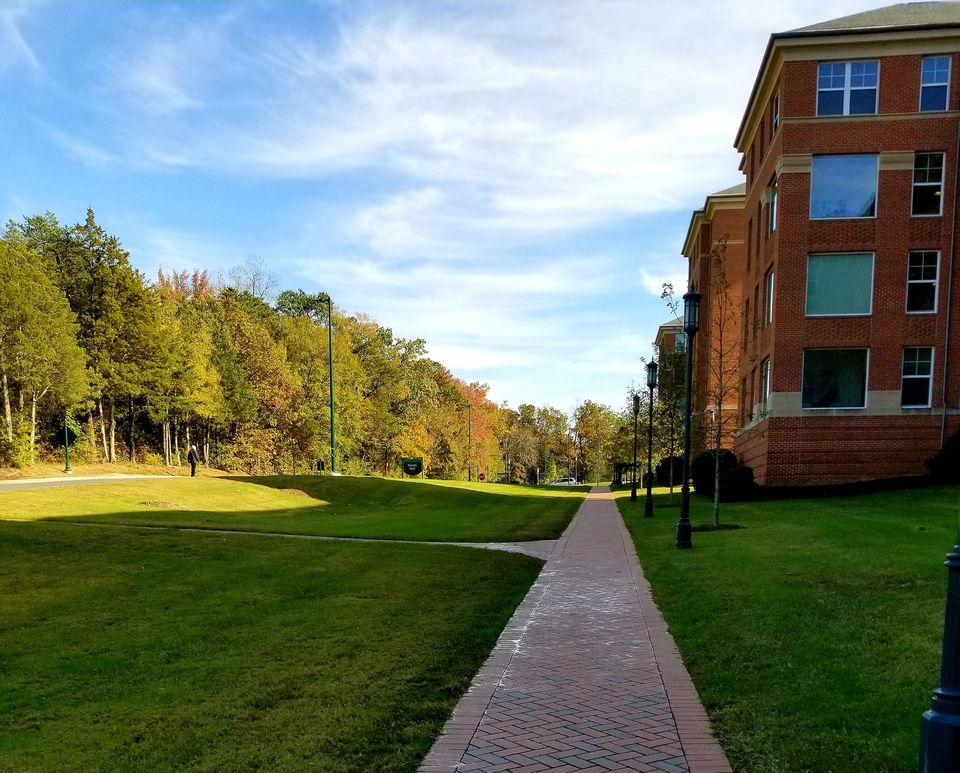
#> input picture input_color_image.jpg, 960 x 773 px
$ python HuffmanEncoding.py
#> lines starting #> are read from the running program, lines starting #| are printed output that depends on the picture
# Student Name : Snehal Vijay Kulkarni
# Student ID: 801147615

import heapq
import os
import numpy as np
from PIL import Image


class HuffmanEncoding:
    def __init__(self, input_path):
        self.input_path = input_path
        self.heap = []
        self.codes = {}
        self.rev_mapping = {}

    class Node:
        def __init__(self, node_item, frequency):
            self.node_item = node_item
            self.frequency = frequency
            self.left = None
            self.right = None

        def __eq__(self, other):
            if other == None:
                return False
            if (not isinstance(other, Node)):
                return False
            return self.frequency == other.frequency

        def __lt__(self, other):
            return self.frequency < other.frequency

    # Method to compress the image.
    def freq_dictionary(self, im_pixels):
        frequency = {}
        for pixel in im_pixels:
            if not pixel in frequency:
                frequency[pixel] = 0
            frequency[pixel] += 1
        return frequency

    def create_heap(self, frequency):
        for keyItem in frequency:
            node = self.Node(keyItem, frequency[keyItem])
            heapq.heappush(self.heap, node)

    def combine_nodes(self):
        while (len(self.heap) > 1):
            node_left = heapq.heappop(self.heap)
            node_right = heapq.heappop(self.heap)

            combined = self.Node(None, node_left.frequency + node_right.frequency)
            combined.left = node_left
            combined.right = node_right

            heapq.heappush(self.heap, combined)

    def create_codes(self):
        root_node = heapq.heappop(self.heap)
        this_code = ""
        self.setup_codes(root_node, this_code)

    def setup_codes(self, root_node, this_code):
        if (root_node == None):
            return

        if (root_node.node_item != None):
            self.codes[root_node.node_item] = this_code
            self.rev_mapping[this_code] = root_node.node_item
            return

        self.setup_codes(root_node.left, this_code + "0")
        self.setup_codes(root_node.right, this_code + "1")

    def get_encoded_values(self, im_pixels):
        encoded_pixels = ""
        for pixel in im_pixels:
            encoded_pixels += self.codes[pixel]
            # [4 lines of commented-out code are left out]

        return encoded_pixels

    def add_extra_bits(self, encoded_pixels):
        extra_bits = 8 - len(encoded_pixels) % 8
        for i in range(extra_bits):
            encoded_pixels += "0"

        encoded_pixels = "{0:08b}".format(extra_bits) + encoded_pixels
        return encoded_pixels

    def get_byte_array(self, encoded_pixels):
        if (len(encoded_pixels) % 8 != 0):
            print("Encoded pixels have bits that are not divisible by 8.")
            exit(0)

        byte_array = bytearray()
        for i in range(0, len(encoded_pixels), 8):
            byte = encoded_pixels[i:i + 8]
            byte_array.append(int(byte, 2))
        return byte_array

    # Compression of the image.
    def im_compression(self):
        file_name, file_extension = os.path.splitext(self.input_path)
        output_file = file_name + ".bin"

        with open(self.input_path, 'r+') as file, open(output_file, 'wb') as output:
            pixel = file.read()
            pixel = pixel.rstrip()

            frequency = self.freq_dictionary(pixel)
            self.create_heap(frequency)
            self.combine_nodes()
            self.create_codes()

            encoded_pixel = self.get_encoded_values(pixel)
            extra_bit_encoded_pixel = self.add_extra_bits(encoded_pixel)

            byte_array = self.get_byte_array(extra_bit_encoded_pixel)
            output.write(bytes(byte_array))

        print("The input image is compressed successfully.")
        return output_file

    # Method to decompress the image.
    def remove_extra_bits(self, extra_bits_encoded_pixel):
        extra_bits_info = extra_bits_encoded_pixel[:8]
        extra_bits = int(extra_bits_info, 2)

        extra_bits_encoded_pixel = extra_bits_encoded_pixel[8:]
        encoded_pixel = extra_bits_encoded_pixel[:-1 * extra_bits]

        return encoded_pixel

    def decode_pixels(self, encoded_pixels):
        this_code = ""
        decoded_pixel = ""

        for pixel in encoded_pixels:
            this_code += pixel
            if (this_code in self.rev_mapping):
                bit = self.rev_mapping[this_code]
                decoded_pixel += bit
                this_code = ""

        return decoded_pixel

    # Decompression of the image.
    def im_decompression(self, input_file):
        file_name, file_extension = os.path.splitext(self.input_path)
        output_file = file_name + "_decompressed" + ".txt"

        with open(input_file, 'rb') as file, open(output_file, 'w') as output:
            bit_str = ""

            each_byte = file.read(1)
            while (len(each_byte) > 0):
                each_byte = ord(each_byte)
                bits = bin(each_byte)[2:].rjust(8, '0')
                bit_str += bits
                each_byte = file.read(1)

            encoded_pixes = self.remove_extra_bits(bit_str)

            decompressed_pixels = self.decode_pixels(encoded_pixes)

            output.write(decompressed_pixels)

        print("The output image is decompressed successfully.")
        return output_file


def main():
    # Read a color input image.
    input_color_image = Image.open('input_color_image.jpg')
#> input_color_image is the input picture: PIL image 960x773 RGB; mean R, G, B 111.6, 122, 103.7

    # Convert it into grayscale image.
    grey_image = np.mean(input_color_image, axis=2)
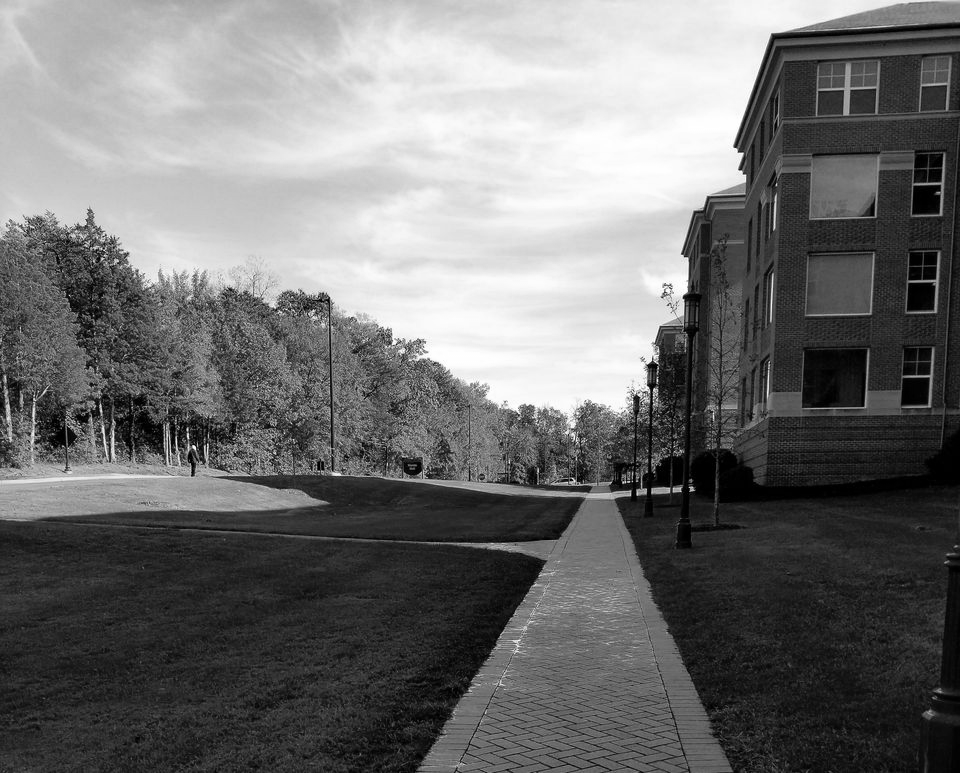
#> grey_image: shape (773, 960) float64; min 0, max 255, mean 112.4
    grey_image = grey_image.astype("uint8")

    # Save the grayscale image.
    input_gray_image = Image.fromarray(grey_image)
    input_gray_image.save('input_grey_image.jpg')

    # Generate .txt file of the pixel of grey scale input image.
    image_pixels = list(input_gray_image.getdata())
#> image_pixels = 742080 items
    width, height = input_gray_image.size
#> width = 960; height = 773
    image_pixels = [image_pixels[i * width:(i + 1) * width] for i in range(height)]
#> image_pixels = 773 items
    np.savetxt("input_image_pixels.txt", image_pixels, fmt='%d', delimiter=" ")

    input_file = "input_image_pixels.txt"

    # Compress the input grayscale image.
    huffman = HuffmanEncoding(input_file)
    compressed_file = huffman.im_compression()
    print("Compressed file is: " + compressed_file)

    # Decompress the compressed image.
    decompressed_file = huffman.im_decompression(compressed_file)
    print("Decompressed file is: " + decompressed_file)

    output_image_pixels = []
    for row in image_pixels:
        for tuples in row:
            output_image_pixels.append(tuples)

    output_gray_image = Image.new(input_gray_image.mode, input_gray_image.size)
    output_gray_image.putdata(output_image_pixels)
    input_gray_image.save('output_grey_image.jpg')

    if input_gray_image.size == output_gray_image.size:
        print("Both, compressed image and decompressed image have the same size.")


main()
